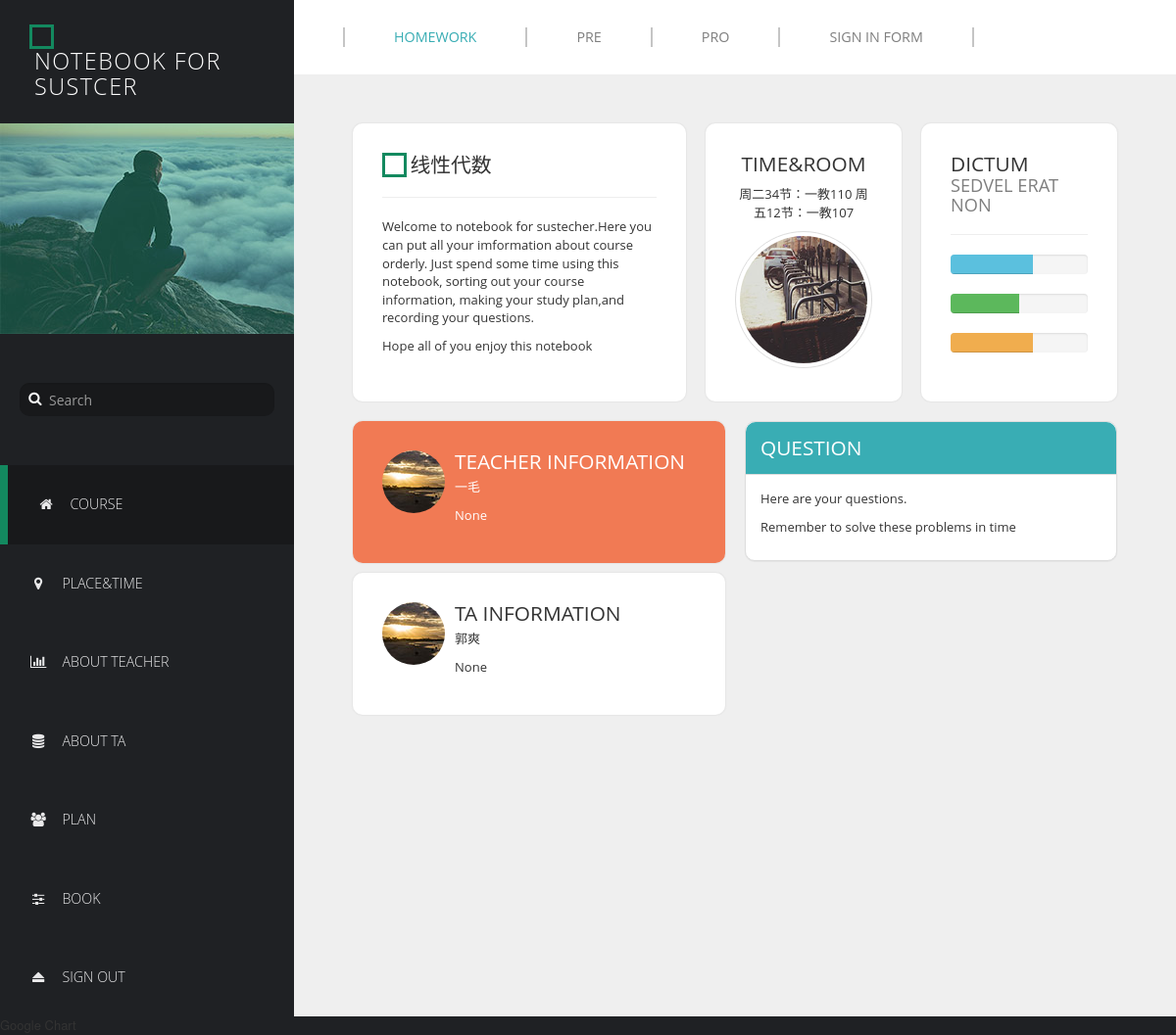
Page /notebook/course/2/ on the committed database.
### course/models.py (models this page shows, shortened)
class Course(models.Model):
    title = models.CharField(max_length=50)
    place_time = models.TextField(null=True, blank=True)
    tutorial_place_time = models.TextField(null=True, blank=True)
    homework = models.ManyToManyField(Homework, blank=True)
    pre = models.ManyToManyField(Pre, blank=True)
    pro = models.ManyToManyField(Pro, blank=True)
    teacher = models.ManyToManyField(Teacher, blank=True)
    ta = models.ManyToManyField(TA, blank=True)

class Teacher(models.Model):
    name = models.CharField(max_length=50)
    contact_information = models.TextField(blank=True, null=True)
    address = models.CharField(max_length=20, blank=True, null=True)
    reservation = models.DateTimeField(auto_now=False, auto_now_add=False, blank=True, null=True)

class TA(models.Model):
    name = models.CharField(max_length=50)
    contact_information = models.TextField(blank=True, null=True)
    address = models.CharField(max_length=20, null=True, blank=True)
    reservation = models.DateTimeField(auto_now=False, auto_now_add=False, null=True, blank=True)

### course/views.py (the view)
# urls.py: url(r'^course/(?P<course_id>\d+)/$', views.course_detail, name='course'),
def course_detail(request, course_id):
    course = Course.objects.get(pk=course_id)
    return render(request, 'course_detail.html', {'course': course})

### template/course_detail.html (shortened to what this page needs)
{% extends 'course.html' %}
{% load staticfiles %}
{% block content %}
<div class="templatemo-content col-1 light-gray-bg">
          <div class="templatemo-content-container">
              <div class="templatemo-flex-row flex-content-row">
            <div class="templatemo-content-widget white-bg col-2">
              <div class="square"></div>
              <h2 class="templatemo-inline-block">{{ course.title }}</h2><hr>
              <p>Welcome to notebook for sustecher.Here you can put all your imformation about course orderly.
              Just spend some time using this notebook, sorting out your course information, making your
              study plan,and recording your questions.</p>
              <p>Hope all of you enjoy this notebook</p>
            </div>
            <div class="templatemo-content-widget white-bg col-1 text-center">
              <h2 class="text-uppercase">Time&Room</h2>
                <p>{{ course.place_time }}</p>
                <img src="{% static 'seeu/images/bicycle.jpg' %}" alt="Bicycle" class="img-circle img-thumbnail">
            </div>
            <div class="templatemo-content-widget white-bg col-1">
              <h2 class="text-uppercase">Dictum</h2>
              <h3 class="text-uppercase">Sedvel Erat Non</h3><hr>
              <div class="progress">
                <div class="progress-bar progress-bar-info" role="progressbar" aria-valuenow="60" aria-valuemin="0" aria-valuemax="100" style="width: 60%;"></div>
              </div>
              <div class="progress">
                <div class="progress-bar progress-bar-success" role="progressbar" aria-valuenow="60" aria-valuemin="0" aria-valuemax="100" style="width: 50%;"></div>
              </div>
              <div class="progress">
                <div class="progress-bar progress-bar-warning" role="progressbar" aria-valuenow="60" aria-valuemin="0" aria-valuemax="100" style="width: 60%;"></div>
              </div>
            </div>
          </div>
          <div class="templatemo-flex-row flex-content-row">
            <div class="col-1">
              <div class="templatemo-content-widget orange-bg">
                <div class="media">
                  <div class="media-left">
                    <a href="#">
                      <img class="media-object img-circle" src="{% static 'seeu/images/sunset.jpg' %}" alt="Sunset">
                    </a>
                  </div>
                  <div class="media-body">
                    <h2 class="media-heading text-uppercase">Teacher Information</h2>
                      {% for teacher in course.teacher.all %}
                       <p>{{ teacher.name }}</p>
                          <p>{{ teacher.reservation }}</p>
                      {% endfor %}
                  </div>
                </div>
              </div>
              <div class="templatemo-content-widget white-bg">
                <div class="media">
                  <div class="media-left">
                    <a href="#">
                      <img class="media-object img-circle" src="{% static 'seeu/images/sunset.jpg' %}" alt="Sunset">
                    </a>
                  </div>
                  <div class="media-body">
                    <h2 class="media-heading text-uppercase">TA Information</h2>
                    {% for ta in course.ta.all %}
                       <p>{{ ta.name }}</p>
                          <p>{{ ta.reservation }}</p>
                      {% endfor %}
                  </div>
                </div>
              </div>
            </div>
            <div class="col-1">
              <div class="panel panel-default margin-10">
                <div class="panel-heading"><h2 class="text-uppercase">Question</h2></div>
                  <div class="panel-body">
                      <p>Here are your questions.</p>
                      <p>Remember to solve these problems in time</p>
                  </div>
              </div>
              </div>
            </div>
          </div>
        </div>
{% endblock %}

### static/seeu/css/templatemo-style.css (style rules this page uses)
* { font-family: 'Open Sans', sans-serif; }
body { font-size: 13px; }
body, .templatemo-left-nav { background: #1f2124; }
h1, h2, h3 { margin: 0; }
h2 { font-size: 1.6em; }
h3 { color: #7f7f7f; font-size: 1.4em; }
.templatemo-inline-block { display: inline-block; vertical-align: middle; }
.white-bg { background-color: white; }
.orange-bg { background-color: #F17A54; color: white; }
.light-gray-bg { background-color: #efefef; }
.margin-10 { margin: 10px; }
.square { width: 25px; height: 25px; border: 3px solid #13895F; display: inline-block; vertical-align: middle; }
.templatemo-content { margin-top: 0px; min-height: 600px; padding: 0; overflow-x: hidden; }
.templatemo-content-container { padding: 40px 50px; }
.templatemo-flex-row { display: -webkit-flex; display: -ms-flexbox; display: flex; }
.col-1 { -webkit-flex: 1; -ms-flex: 1; flex: 1; }
.col-2 { -webkit-flex: 2; -ms-flex: 2; flex: 2; }
.templatemo-content-widget { border-radius: 10px; padding: 30px; position: relative; margin: 10px; box-shadow: 0px 0px 1px 1px rgba(161, 159, 159, 0.1); }
.progress { display: block; }
.panel-default>.panel-heading { background-color: #39ADB4; border-top-left-radius: 10px; border-top-right-radius: 10px; color: white; padding: 15px; }
.panel { border-radius: 10px; }
.media { margin-top: 0; }
.media-body { vertical-align: middle; }

### rows in the picture
Course: title "线性代数", place_time "周二34节：一教110 周五12节：一教107"
Teacher: name "一毛", reservation "None"
TA: name "郭爽", reservation "None"
